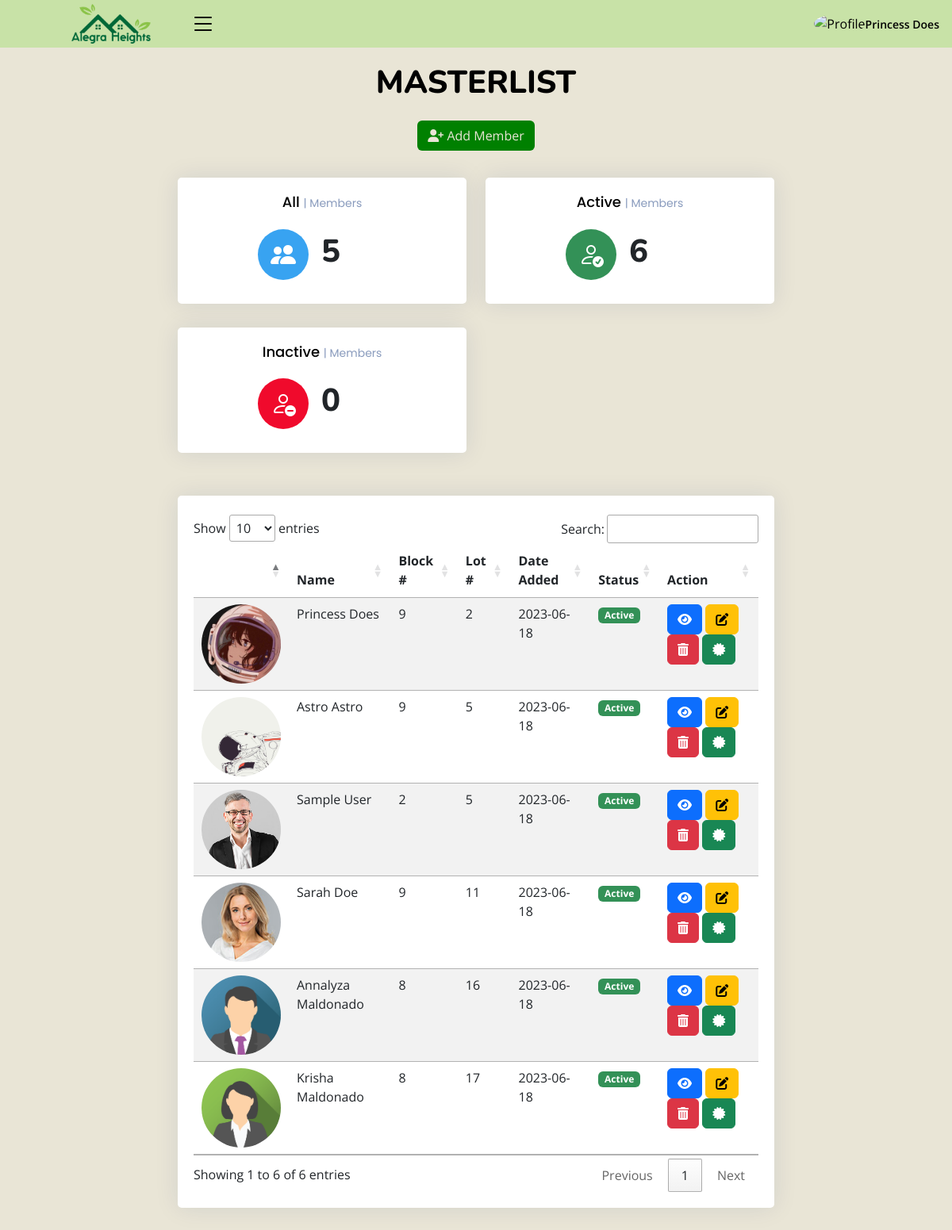
The page /admin/masterlist.php (signed in) on the database as committed earlier.
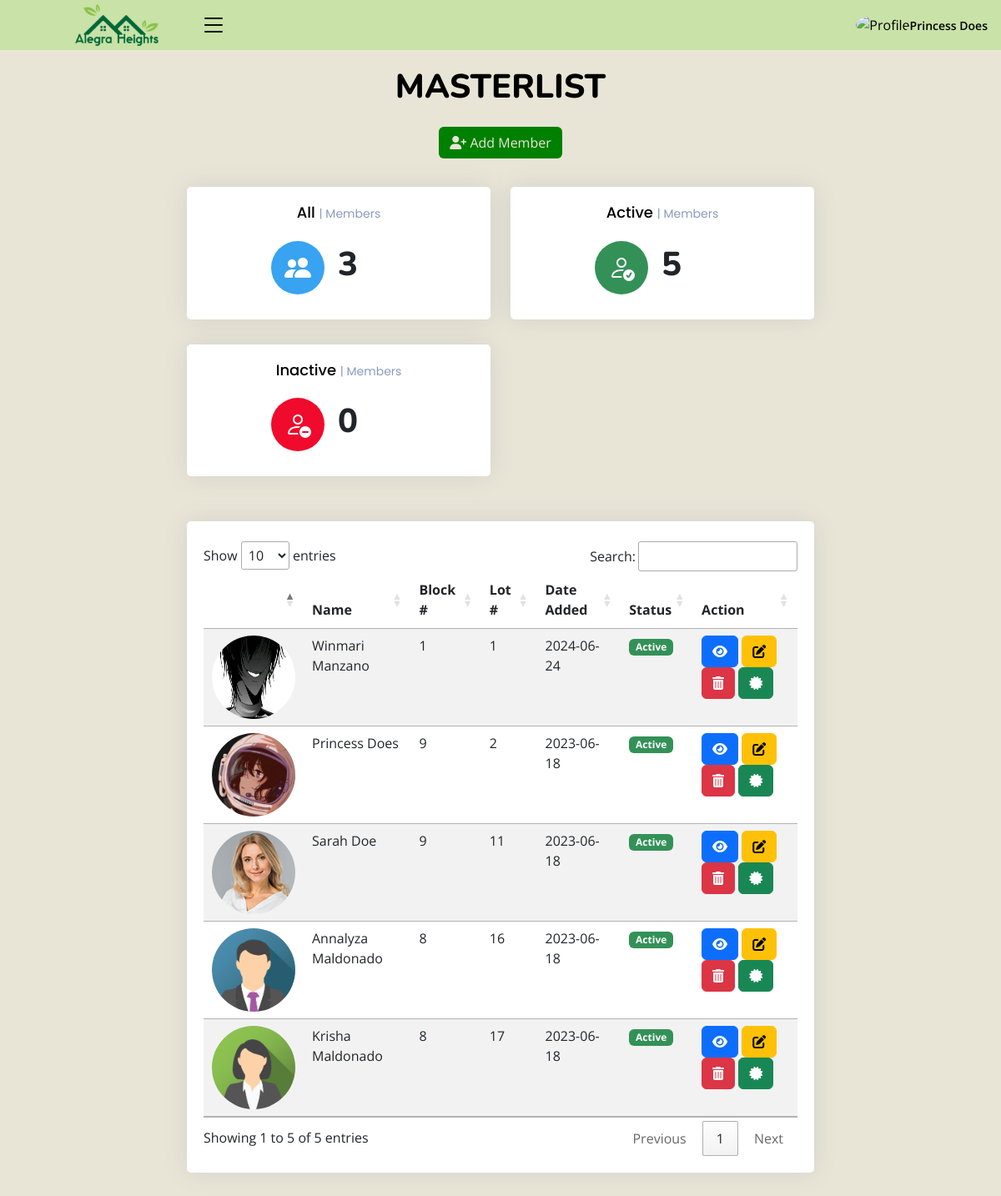
The same page on the database as committed later.
### tables this page shows
CREATE TABLE `members` (
  `id` int(10) NOT NULL,
  `block_number` int(10) NOT NULL,
  `lot_number` int(10) NOT NULL,
  `first_name` varchar(100) NOT NULL,
  `mid_name` varchar(250) NOT NULL,
  `last_name` varchar(100) NOT NULL,
  `gender` varchar(250) NOT NULL,
  `contact` varchar(250) NOT NULL,
  `username` varchar(250) NOT NULL,
  `password` varchar(250) NOT NULL,
  `user_image` varchar(250) NOT NULL,
  `status` int(11) NOT NULL DEFAULT 1,
  `date_added` date DEFAULT current_timestamp(),
  `household_id` int(11) DEFAULT NULL,
  `membership_plan` varchar(255) DEFAULT 'Monthly'
);

### admin/class/adminback.php (called while the page is built, shortened)
<?php
class  adminback
{
    private $connection;
    function __construct()
    {
        $dbhost = "localhost";
        $dbuser = "root";
        $dbpass = "";
        $dbname = "alegra_heights_db";
        $this->connection = mysqli_connect($dbhost, $dbuser, $dbpass, $dbname);
    }
    function display_member()
    {
        $query = "SELECT * FROM `members` ORDER BY `lot_number` ASC";
        if (mysqli_query($this->connection, $query)) {
            $mem_info = mysqli_query($this->connection, $query);
            return $mem_info;
        }
    }
}

### admin/masterlist.php (the view, shortened to what this page needs)
<?php
include_once("class/adminback.php");
include_once("class/db.php");
$obj = new adminback();
$members = $obj->display_member();
?>
<!DOCTYPE html>
<html lang="en">
<?php include('header.php')?>
    <link rel="stylesheet" href="https://cdn.datatables.net/1.13.4/css/jquery.dataTables.min.css">
    <link rel="stylesheet" href="https://cdn.datatables.net/searchpanes/2.1.2/css/searchPanes.dataTables.min.css">
    <link rel="stylesheet" href="https://cdn.datatables.net/searchpanes/2.1.2/js/dataTables.searchPanes.min.js">
<body class="toggle-sidebar">
<?php include('headnav.php')?>
<main id="main" class="main">
<div class="pagetitle">
  <h1>MASTERLIST</h1>
  <br>
  <button style="color:#e9e5d6; background-color: #008000;" type="button" data-bs-toggle="modal" data-bs-target="#verticalycentered" class="btn"><i class="fa-solid fa-user-plus"></i> Add Member</button>
</div>
<br>
<section class="section dashboard">
  <div class="row">
    <div style="margin: auto;" class="col-lg-8">
    <div class="row">
  <div style="text-align: center;" class="col-xxl-4 col-md-6">
              <div class="card info-card sales-card">
                <div  class="card-body">
                  <h5 class="card-title">All <span>| Members</span></h5>
                  <div style="margin-left: 25%;" class="d-flex align-items-center">
                    <div style="background-color: #38a3f1; color: white; " class="card-icon rounded-circle d-flex align-items-center justify-content-center">
                    <i class="bi bi-people-fill"></i>
                    </div>
                    <div class="ps-3">
                    <?php
    $sql = "SELECT * from projects";
      if ($result = mysqli_query($conn, $sql)) {
      $rowcount = mysqli_num_rows( $result );
      }
      ?>
                      <h1 style="font-weight: 800;"><?php echo $rowcount ?></h1>
                    </div>
                  </div>
                </div>
              </div>
            </div>
            <div style="text-align: center;" class="col-xxl-4 col-md-6">
              <div class="card info-card sales-card">
                <div  class="card-body">
                  <h5 class="card-title">Active <span>| Members</span></h5>
                  <div style="margin-left: 25%;" class="d-flex align-items-center">
                    <div style="background-color: rgb(51, 145, 87); color: white; " class="card-icon rounded-circle d-flex align-items-center justify-content-center">
                    <i class="bi bi-person-check"></i>
                    </div>
                    <div class="ps-3">
                    <?php
    $sql = "SELECT * from members WHERE status = 1";
      if ($result = mysqli_query($conn, $sql)) {
      $rowcount = mysqli_num_rows( $result );
      }
      ?>
                      <h1 style="font-weight: 800;"><?php echo $rowcount ?></h1>
                    </div>
                  </div>
                </div>
              </div>
            </div>
            <div style="text-align: center;" class="col-xxl-4 col-md-6">
              <div class="card info-card sales-card">
                <div  class="card-body">
                  <h5 class="card-title">Inactive <span>| Members</span></h5>
                  <div style="margin-left: 25%;" class="d-flex align-items-center">
                    <div style="background-color:  rgb(240, 10, 44); color: white; " class="card-icon rounded-circle d-flex align-items-center justify-content-center">
                    <i class="bi bi-person-dash"></i>
                    </div>
                    <div class="ps-3">
                    <?php
    $sql = "SELECT * from members where status = 0";
      if ($result = mysqli_query($conn, $sql)) {
      $rowcount = mysqli_num_rows( $result );
      }
      ?>
                      <h1 style="font-weight: 800;"><?php echo $rowcount ?></h1>
                    </div>
                  </div>
                </div>
              </div>
            </div>
</div>
<br>
      <div class="card">
        <div class="card-body">
            <br>
          <div class="table-wrapper">
          <table id="example" class="table table-striped table-hover datatable">
            <thead>
                <th scope="col"></th>
                <th scope="col">Name</th>
                <th scope="col">Block #</th>
                <th scope="col">Lot #</th>
                <th scope="col">Date Added</th>
                <th scope="col">Status</th>
                <th scope="col">Action</th>
            </thead>
            <tbody>
            <?php
    while ($mem = mysqli_fetch_assoc($members)){
        ?>
              <tr>
                <th scope="row"><img style="border-radius: 50%; width: 100px; height: 100px;" src="user_img/<?php echo $mem['user_image']; ?>" alt=""></th>
                <td><?php echo $mem['first_name']." ".$mem['last_name'] ?></td>
                <td><?php echo $mem['block_number']; ?></td>
                <td><?php echo $mem['lot_number']; ?></td>
                <td><?php echo $mem['date_added']; ?></td>
                <td>
                <?php
                            if($mem['status'] == 1){
                              echo "<span class='badge' style='text-align:center; background-color: rgb(51, 145, 87);'>Active</span>";
                            }
                            elseif($mem['status'] =='0'){
                                echo "<span class='badge' style='text-align:center; background-color: rgb(240, 10, 44);'>Inactive</span>";
                              }
                          ?>
                </td>
                <td>
                <a href="view_member.php?status=view&&id=<?php echo $mem['id'] ?>" type="button" class="btn btn-primary"><i class="fa-solid fa-eye"></i></a>
                <a href="view_member.php?status=view&&id=<?php echo $mem['id'] ?>" type="button" class="btn btn-warning"><i class="fa-solid fa-pen-to-square"></i></a>
                <a href="?status=delete&&id=<?php echo $mem['id'] ?>" onclick="return confirm('Are you sure you want to delete this member? NOTE: This action cannot be undone.')"  type="button" class="btn btn-danger"><i class="fa-solid fa-trash-can"></i></button></a>
                <a href="generate_certificate.php?id=<?php echo $mem['id'] ?>" type="button" class="btn btn-success"><i class="fa-solid fa-certificate"></i></a>
              </td>
              </tr>
            <?php
            }
              ?>
            </tbody>
          </table>
          </div>
        </div>
      </div>
    </div>
  </div>
</section>
</main>
</body>
</html>

### admin/header.php (shortened to what this page needs)
<head>
  <link href="assets/vendor/bootstrap/css/bootstrap.min.css" rel="stylesheet">
  <link href="assets/vendor/bootstrap-icons/bootstrap-icons.css" rel="stylesheet">
  <link href="assets/vendor/boxicons/css/boxicons.min.css" rel="stylesheet">
  <link href="assets/vendor/quill/quill.snow.css" rel="stylesheet">
  <link href="assets/vendor/quill/quill.bubble.css" rel="stylesheet">
  <link href="assets/vendor/remixicon/remixicon.css" rel="stylesheet">
  <link href="assets/vendor/simple-datatables/style.css" rel="stylesheet">
  <link href="assets/css/style.css" rel="stylesheet">
</head>

### admin/headnav.php (shortened to what this page needs)
<header id="header" class="header fixed-top d-flex align-items-center">
  <div class="d-flex align-items-center ">
    <a href="index.php" class="logo">
      <img src="assets/img/banner2.png" alt=""></a>
      <i class="bi bi-list toggle-sidebar-btn"></i>
  </div>
  <nav class="header-nav ms-auto">
    <ul class="d-flex align-items-center">
      <li class="nav-item dropdown pe-3">
        <a class="nav-link nav-profile d-flex align-items-center pe-0" href="#" data-bs-toggle="dropdown">
          <img src="user_img/<?php echo  $_SESSION['profile'];?>" alt="Profile" class="rounded-circle">
          <span class=""><?php echo  $_SESSION['name'];?> </span>
        </a>
        </ul>
  </nav>
</header>

### admin/assets/css/style.css (style rules this page uses)
:root { scroll-behavior: smooth; }
body { font-family: "Open Sans", sans-serif; background: #E9E5D6; color: #000000; }
a { color: #4154f1; text-decoration: none; }
h1, h2, h3, h4, h5, h6 { font-family: "Nunito", sans-serif; }
#main { margin-top: 60px; padding: 20px 30px; transition: all 0.3s; }
.pagetitle { margin-bottom: 10px; text-align: center; }
.pagetitle h1 { font-size: 40px; margin-bottom: 0; font-weight: 800; color: #000000; }
.card { margin-bottom: 30px; border: none; border-radius: 5px; box-shadow: 0px 0 30px rgba(1, 41, 112, 0.1); }
.card-title { padding: 20px 0 15px 0; font-size: 18px; font-weight: 500; color: #000000; font-family: "Poppins", sans-serif; }
.card-title span { color: #899bbd; font-size: 14px; font-weight: 400; }
.card-body { padding: 0 20px 20px 20px; }
.logo { line-height: 1; }
@media (min-width: 1200px) { .logo { width: 150px; } }
.logo img { max-height: 50px; }
.header { transition: all 0.5s; z-index: 997; height: 60px; background-color: #c8e2a7; padding-left: 90px; }
.header .toggle-sidebar-btn { font-size: 32px; cursor: pointer; color: #000000; }
.header-nav ul { list-style: none; }
.header-nav>ul { margin: 0; padding: 0; }
.header-nav .nav-profile { color: #000000; }
.header-nav .nav-profile img { max-height: 36px; }
.header-nav .nav-profile span { font-size: 14px; font-weight: 600; }
@media (min-width: 1200px) { #main, #footer { margin-left: 300px; } }
@media (min-width: 1200px) { .toggle-sidebar #main, .toggle-sidebar #footer { margin-left: 0; } }
.dashboard .info-card { padding-bottom: 10px; }
.dashboard .card-icon { font-size: 32px; line-height: 0; width: 64px; height: 64px; flex-shrink: 0; flex-grow: 0; }
.dashboard .sales-card .card-icon { color: #4154f1; background: #f6f6fe; }

Rows that differ between the two databases and show on the page:
removed members: user_image (picture), first_name "Astro", last_name "Astro", block_number "9", lot_number "5", date_added "2023-06-18", status "Active"
removed members: user_image (picture), first_name "Sample", last_name "User", block_number "2", lot_number "5", date_added "2023-06-18", status "Active"
added members: user_image (picture), first_name "Winmari", last_name "Manzano", block_number "1", lot_number "1", date_added "2024-06-24", status "Active"
Other text that changed with them:
$rowcount: "5" → "3"
$rowcount: "6" → "5"
text written by a page script: "Show entries Search: Showing 1 to 6 of 6 entries Previous 1 Next" → "Show entries Search: Showing 1 to 5 of 5 entries Previous 1 Next"
